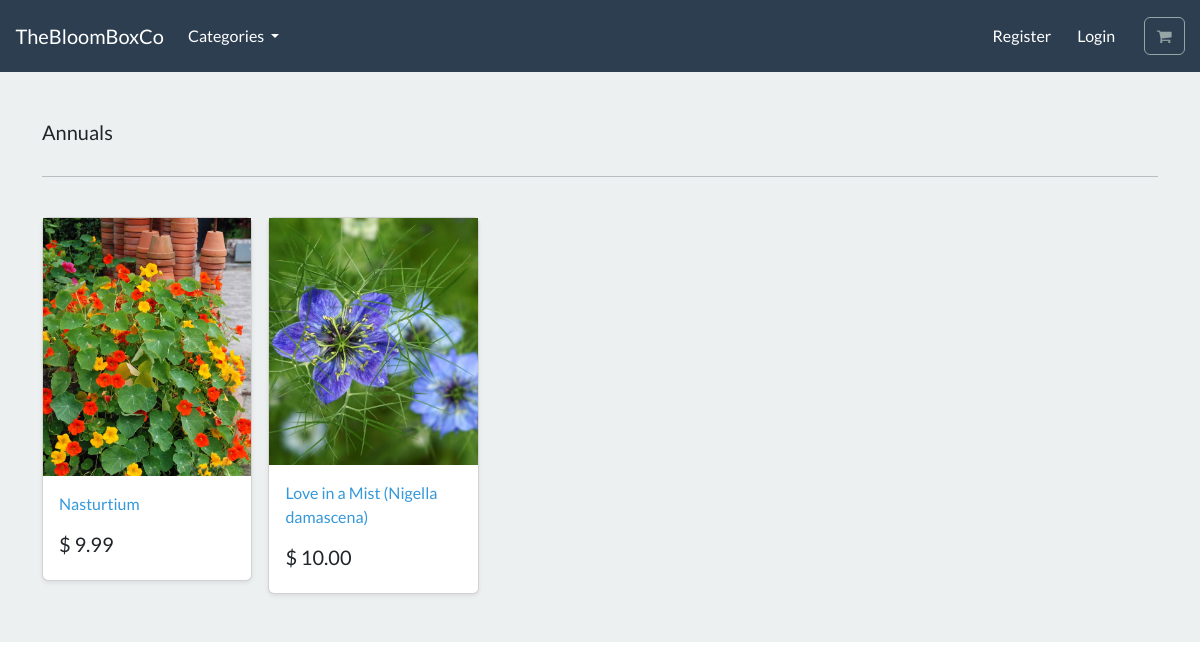
The app's page /category/annuals/ with its own data.
### store/models.py (models this page shows, shortened)
class Category(models.Model):
    name = models.CharField(max_length=255, db_index=True)
    slug = models.SlugField(max_length=255, unique=True)
    description = models.TextField()
    class Meta:
        verbose_name = 'category'
        verbose_name_plural = 'categories'
    def get_absolute_url(self):
        return reverse('category_list', args=[self.slug])

class Product(models.Model):
    category = models.ForeignKey(Category, related_name='products', on_delete=models.CASCADE)
    title = models.CharField(max_length=255)
    brand = models.CharField(max_length=255, default='un-branded')
    description = models.TextField(blank=True)
    slug = models.SlugField(max_length=255)
    price = models.DecimalField(max_digits=10, decimal_places=2)
    image = models.ImageField(upload_to='products/')
    class Meta:
        verbose_name = 'product'
        verbose_name_plural = 'products'
    def get_absolute_url(self):
        return reverse('product_detail', args=[self.category.slug, self.slug])

### store/views.py (the view)
# urls.py: path('category/<slug:category_slug>/', views.category_list, name='category_list'),
def category_list(request, category_slug):
    category = get_object_or_404(Category, slug=category_slug)
    products = Product.objects.filter(category=category)
    context = {'category': category, 'products': products}
    return render(request, 'store/list-category.html', context)

### store/views.py (called while the page is built)
def categories(request):
    all_categories = Category.objects.all()
    return {'all_categories': all_categories}

### store/templates/store/list-category.html
{% extends "./base.html" %}
{% load static %}
{% block content %}
<main>
  <div class="album py-5 bg-light">
    <div class="container">
      <div class="pb-3 h5"> {{category.name | capfirst}} </div>
      <hr>
      <br>
      <div class="row row-cols-1 row-cols-sm-2 row-cols-md-5 g-3">
      {%for product in products%}
        <div class="col">
          <div class="card shadow-sm">
          <img class="img-fluid" alt="Responsive image" src="{{product.image.url}}">
            <div class="card-body">
              <p class="card-text">
                <a class="text-info text-decoration-none" href="{{product.get_absolute_url}}"> {{product.title}} </a>
              </p>
              <div class="d-flex justify-content-between align-items-center">
                <h5> $ {{product.price}} </h5>
              </div>
            </div>
          </div>
        </div>
        {% endfor %}
      </div>
    </div>
  </div>
</main>
{% endblock %}

### records on screen
Category: name "Annuals"
Product: image (picture), title "Nasturtium", price "9.99"
Product: image (picture), title "Love in a Mist (Nigella damascena)", price "10.00"
